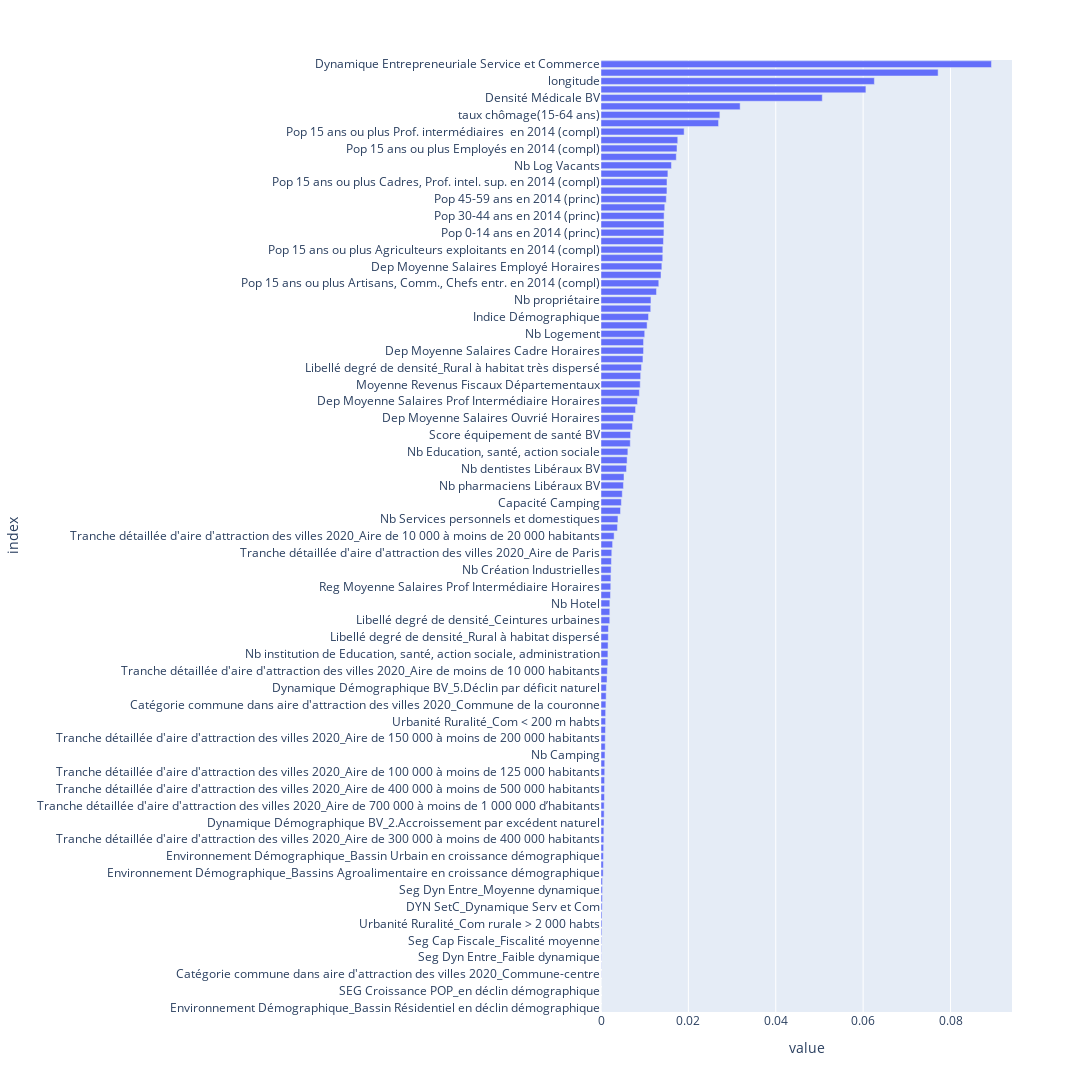

Notebook cell for this chart:
### Code cell
# Plot coefficients
fig = px.bar(feature_importance, orientation = 'h')
fig.update_layout(height=2000, width=2500, showlegend = False, margin = {'l': 50}, ) # to avoid cropping of column names
fig.show()

### Figure 1 — Plotly figure (JSON) as saved in the notebook; plotly's stock layout.template omitted (floating-point values rounded to 4 significant figures)
{"data": [{"alignmentgroup": "True", "hovertemplate": "variable=feature_importances<br>value=%{x}<br>index=%{y}<extra></extra>", "legendgroup": "feature_importances", "marker": {"color": "#636efa", "pattern": {"shape": ""}}, "name": "feature_importances", "offsetgroup": "feature_importances", "orientation": "h", "showlegend": true, "textposition": "auto", "type": "bar", "x": [0, 0, 0, 4.433e-06, 3.752e-05, 5.042e-05, 7.225e-05, 9.864e-05, 0.0001307, 0.0001926, 0.0002256, 0.0002291, 0.0002626, 0.0003061, 0.0003386, 0.0003479, 0.0004982, 0.0005359, 0.0005539, 0.000602, 0.0006436, 0.0006501, 0.0006875, 0.0007201, 0.0007235, 0.0007925, 0.0008064, 0.0008167, 0.0008537, 0.0008569, 0.0009091, 0.0009662, 0.0009703, 0.001029, 0.001052, 0.001062, 0.001116, 0.001177, 0.001219, 0.001383, 0.001452, 0.001567, 0.001582, 0.001615, 0.001664, 0.001703, 0.002005, 0.002015, 0.002026, 0.002168, 0.002235, 0.002263, 0.002315, 0.002381, 0.002467, 0.002652, 0.003002, 0.003759, 0.003879, 0.004467, 0.004663, 0.004869, 0.00514, 0.00527, 0.00584, 0.005976, 0.006149, 0.006699, 0.006771, 0.007196, 0.007427, 0.007913, 0.00835, 0.008783, 0.008979, 0.009077, 0.00926, 0.009601, 0.009736, 0.009738, 0.01001, 0.01055, 0.01088, 0.01138, 0.01143, 0.0127, 0.01322, 0.01373, 0.01393, 0.01414, 0.01415, 0.0143, 0.0144, 0.01442, 0.01444, 0.01459, 0.01494, 0.01509, 0.01511, 0.01531, 0.01612, 0.01723, 0.0174, 0.01757, 0.01903, 0.02691, 0.02721, 0.03185, 0.05065, 0.06063, 0.06257, 0.07716, 0.08937], "xaxis": "x", "y": ["Environnement Démographique_Bassin Résidentiel en déclin démographique", "Environnement Démographique_Bassin diversifié en déclin démographique", "SEG Croissance POP_en déclin démographique", "Catégorie commune dans aire d'attraction des villes 2020_Commune d'un pôle secondaire", "Catégorie commune dans aire d'attraction des villes 2020_Commune-centre", "Seg Cap Fiscale_Fiscalité élevée", "Seg Dyn Entre_Faible dynamique", "DYN SetC_Faible Dynamique Serv et Com", "Seg Cap Fiscale_Fiscalité moyenne", "Libellé degré de densité_Centres urbains intermédiaires", "Urbanité Ruralité_Com rurale > 2 000 habts", "Environnement Démographique_Bassin diversifié en croissance démographique", "DYN SetC_Dynamique Serv et Com", "Libellé degré de densité_Petites villes", "Seg Dyn Entre_Moyenne dynamique", "Dynamique Démographique BV_Grande Ville", "Environnement Démographique_Bassins Agroalimentaire en croissance démographique", "Urbanité Ruralité_Com > 200 m habts", "Environnement Démographique_Bassin Urbain en croissance démographique", "Tranche détaillée d'aire d'attraction des villes 2020_Aire de 500 000 à moins de 700 000 habitants", "Tranche détaillée d'aire d'attraction des villes 2020_Aire de 300 000 à moins de 400 000 habitants", "Fidélité_Pop Sédentaire", "Dynamique Démographique BV_2.Accroissement par excédent naturel", "Tranche détaillée d'aire d'attraction des villes 2020_Aire de 125 000 à moins de 150 000 habitants", "Tranche détaillée d'aire d'attraction des villes 2020_Aire de 700 000 à moins de 1 000 000 d’habitants", "Urbanité Ruralité_Com < 50 m habts", "Tranche détaillée d'aire d'attraction des villes 2020_Aire de 400 000 à moins de 500 000 habitants", "Tranche détaillée d'aire d'attraction des villes 2020_Commune hors attraction des villes", "Tranche détaillée d'aire d'attraction des villes 2020_Aire de 100 000 à moins de 125 000 habitants", "Catégorie commune dans aire d'attraction des villes 2020_Commune hors attraction des pôles", "Nb Camping", "Dynamique Démographique BV_6.Déclin par déficit migratoire", "Tranche détaillée d'aire d'attraction des villes 2020_Aire de 150 000 à moins de 200 000 habitants", "Tranche détaillée d'aire d'attraction des villes 2020_Aire de 30 000 à moins de 50 000 habitants", "Urbanité Ruralité_Com < 200 m habts", "Tranche détaillée d'aire d'attraction des villes 2020_Aire de 50 000 à moins de 75 000 habitants", "Catégorie commune dans aire d'attraction des villes 2020_Commune de la couronne", "Tranche détaillée d'aire d'attraction des villes 2020_Aire de 20 000 à moins de 30 000 habitants", "Dynamique Démographique BV_5.Déclin par déficit naturel", "Tranche détaillée d'aire d'attraction des villes 2020_Aire de 200 000 à moins de 300 000 habitants", "Tranche détaillée d'aire d'attraction des villes 2020_Aire de moins de 10 000 habitants", "Dynamique Démographique BV_3.Accroissement par excédent migratoire", "Nb institution de Education, santé, action sociale, administration", "Dynamique Démographique BV_4.Déclin par déficit naturel et migratoire", "Libellé degré de densité_Rural à habitat dispersé", "Reg Moyenne Salaires Ouvrié Horaires", "Libellé degré de densité_Ceintures urbaines", "Valeur ajoutée régionale", "Nb Hotel", "Reg Moyenne Salaires Cadre Horaires", "Reg Moyenne Salaires Prof Intermédiaire Horaires", "Environnement Démographique_Bassin Résidentiel en croissance démographique", "Nb Création Industrielles", "Tranche détaillée d'aire d'attraction des villes 2020_Aire de 75 000 à moins de 100 000 habitants", "Tranche détaillée d'aire d'attraction des villes 2020_Aire de Paris", "Moyenne Revenus Fiscaux Régionaux", "Tranche détaillée d'aire d'attraction des villes 2020_Aire de 10 000 à moins de 20 000 habitants", "Nb Création Construction", "Nb Services personnels et domestiques", "Reg Moyenne Salaires Horaires", "Capacité Camping", "Libellé degré de densité_Grands centres urbains", "Nb pharmaciens Libéraux BV", "Nb Création Services", "Nb dentistes Libéraux BV", "Nb de Services aux particuliers", "Nb Education, santé, action sociale", "Nb Industries des biens intermédiaires", "Score équipement de santé BV", "Dep Moyenne Salaires Horaires", "Dep Moyenne Salaires Ouvrié Horaires", "Moyenne Revnus fiscaux", "Dep Moyenne Salaires Prof Intermédiaire Horaires", "Dynamique Démographique INSEE", "Moyenne Revenus Fiscaux Départementaux", "Score Croissance Entrepreneuriale", "Libellé degré de densité_Rural à habitat très dispersé", "Pop 15 ans ou plus en 2014 (compl)", "Dep Moyenne Salaires Cadre Horaires", "Capacité Hotel", "Nb Logement", "Nb Entreprises Secteur Construction", "Indice Démographique", "Nb Entreprises Secteur Industrie", "Nb propriétaire", "Pop 15 ans ou plus Autres en 2014 (compl)", "Pop 15 ans ou plus Artisans, Comm., Chefs entr. en 2014 (compl)", "Nb Infirmiers Libéraux BV", "Dep Moyenne Salaires Employé Horaires", "Reg Moyenne Salaires Employé Horaires", "Pop 15 ans ou plus Agriculteurs exploitants en 2014 (compl)", "Pop 15-29 ans en 2014 (princ)", "Pop 0-14 ans en 2014 (princ)", "Nb Omnipraticiens BV", "Pop 30-44 ans en 2014 (princ)", "Capacité Fisc", "Pop 45-59 ans en 2014 (princ)", "Pop 15 ans ou plus Ouvriers en 2014 (compl)", "Pop 15 ans ou plus Cadres, Prof. intel. sup. en 2014 (compl)", "Dynamique Entrepreneuriale", "Nb Log Vacants", "Urbanité Ruralité_Com rurale < 2 000 m habts", "Pop 15 ans ou plus Employés en 2014 (compl)", "Pop 15 ans ou plus Retraités  en 2014 (compl)", "Pop 15 ans ou plus Prof. intermédiaires  en 2014 (compl)", "Synergie Médicale COMMUNE", "taux chômage(15-64 ans)", "Nb Résidences Secondaires", "Densité Médicale BV", "Taux Propriété", "longitude", "latitude", "Dynamique Entrepreneuriale Service et Commerce"], "yaxis": "y"}], "layout": {"barmode": "relative", "height": 2000, "legend": {"title": {"text": "variable"}, "tracegroupgap": 0}, "margin": {"l": 50, "t": 60}, "showlegend": false, "width": 2500, "xaxis": {"anchor": "y", "domain": [0, 1], "title": {"text": "value"}}, "yaxis": {"anchor": "x", "domain": [0, 1], "title": {"text": "index"}}}}
